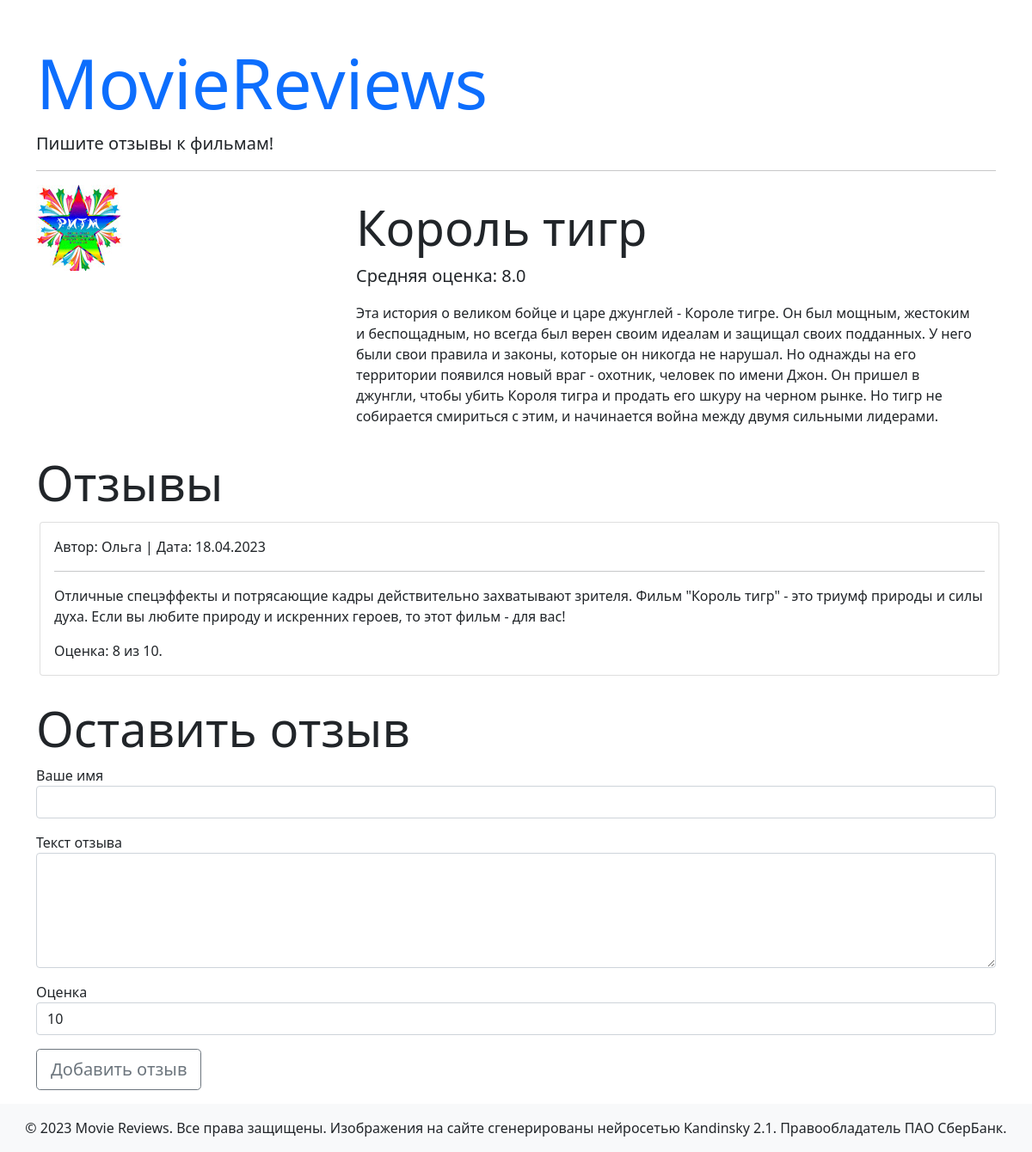
The page /movie/2 on the database its author committed.
### models.py (models this page shows)
class Movie(db.Model):
    id = db.Column(db.Integer, primary_key=True)
    title = db.Column(db.String(255), nullable=False)
    description = db.Column(db.Text, nullable=False)
    image = db.Column(db.String(255), nullable=False)
    reviews = db.relationship('Review', back_populates='movie')

class Review(db.Model):
    id = db.Column(db.Integer, primary_key=True)
    name = db.Column(db.String(255), nullable=False)
    text = db.Column(db.Text, nullable=False)
    created_date = db.Column(db.DateTime, default=datetime.now())
    score = db.Column(db.Integer, nullable=False)
    movie_id = db.Column(db.Integer, db.ForeignKey('movie.id', ondelete="CASCADE"))
    movie = db.relationship('Movie', back_populates='reviews')

### views.py (the view, shortened to what this page needs)
@app.route('/movie/<int:id>', methods=['GET', 'POST'])
def movie(id):
    movie = Movie.query.get(id)
    if movie.reviews:
        avg_score = round(sum(review.score for review in movie.reviews) / len(movie.reviews), 2)
    else:
        avg_score = 0
    form = ReviewForm(score=10)
    return render_template('movie.html', movie=movie, avg_score=avg_score, form=form)

### forms.py
class ReviewForm(FlaskForm):
    name = StringField('Ваше имя', validators=[DataRequired(message="Поле не должно быть пустым")])
    text = TextAreaField('Текст отзыва', validators=[DataRequired(message="Поле не должно быть пустым")])
    score = SelectField('Оценка', choices=[(i, i) for i in range(1, 11)])
    submit = SubmitField('Добавить отзыв')

### templates/movie.html
{% extends 'base.html' %}
{% block content %}
  <div class="row mb-3">
    <div class="col-md-4">
      {% if movie.image %}
        <img class="img-fluid" src="{{ url_for('static', filename='images/' + movie.image) }}">
      {% endif %}
    </div>
    <div class="col-md-8">
      <h1 class="mt-3 display-4">{{ movie.title }}</h1>
      {% if avg_score %}
        <p class="lead">Средняя оценка: {{ avg_score }}</p>
      {% endif %}
      <p>{{ movie.description }}</p>
    </div>
  </div>
  <h1 class="display-4">Отзывы</h1>
  <div class="m-1">
    {% for review in movie.reviews %}
      <div class="card mb-4">
        <div class="card-body">
          <p class="card-text">Автор: {{ review.name }} | Дата: {{ review.created_date.strftime('%d.%m.%Y') }}</p>
          <hr>
          <p class="card-text font-italic">{{ review.text }}</p>
          <p class="card-text font-italic">Оценка: {{ review.score }} из 10.</p>
        </div>
      </div>
    {% else %}
      <p>Отзывов еще нет, но вы можете оставить первый!</p>
    {% endfor %}
  </div>
  <h1 class="display-4">Оставить отзыв</h1>
  {% include 'add_review.html' %}
{% endblock content %}

### rows shown on the page
Movie: image (picture), title "Король тигр", description "Эта история о великом бойце и царе джунглей - Короле тигре. Он был мощным, жестоким и беспощадным, но всегда был верен своим идеалам и защищал своих подданных. У него были свои правила и законы, которые он никогда не нарушал. Но однажды на его территории появился новый враг - охотник, человек по имени Джон. Он пришел в джунгли, чтобы убить Короля тигра и продать его шкуру на черном рынке. Но тигр не собирается смириться с этим, и начинается война между двумя сильными лидерами."
Review: name "Ольга", created_date "18.04.2023", text "Отличные спецэффекты и потрясающие кадры действительно захватывают зрителя. Фильм \"Король тигр\" - это триумф природы и силы духа. Если вы любите природу и искренних героев, то этот фильм - для вас!", score "8"

### other values the page prints
{{ avg_score }} "8.0"
